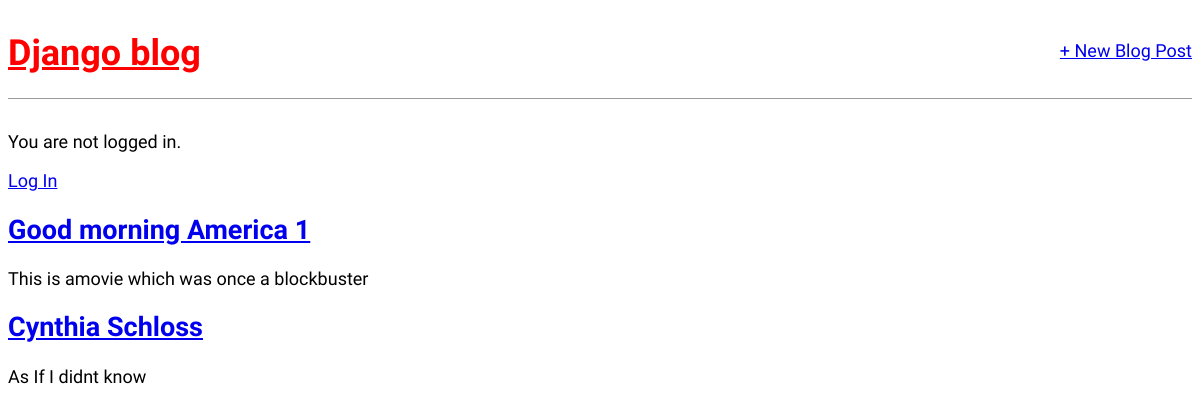
Before: / with the older database file.
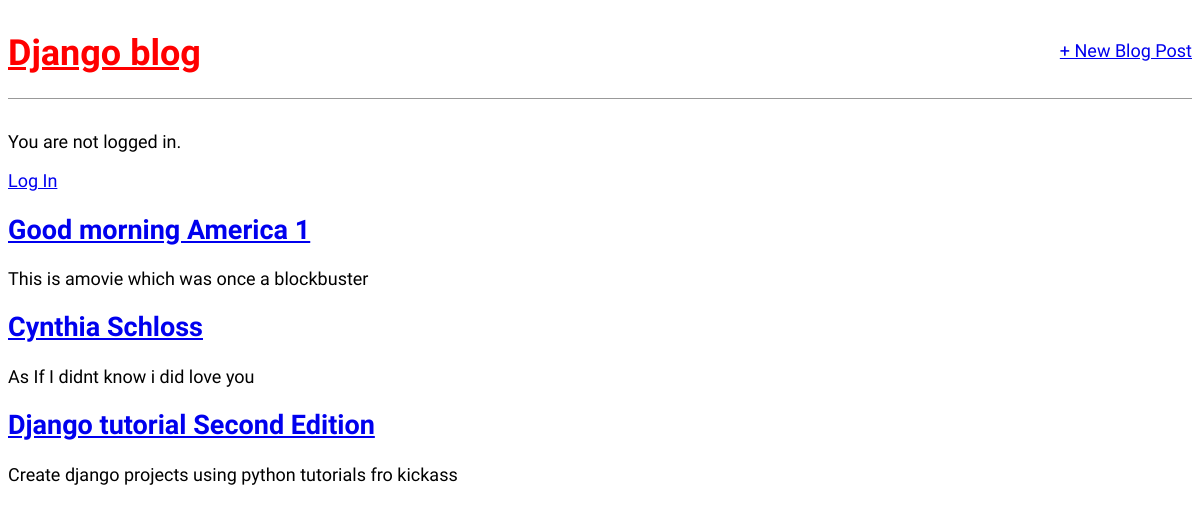
After: the same page with the newer database file.
### blog/models.py (models this page shows, shortened)
class Post(models.Model):
    title = models.CharField(max_length=255)
    author = models.ForeignKey(
        'auth.User',
        on_delete=models.CASCADE
    )
    body = models.TextField()

### blog/views.py (the view)
# urls.py: path('', BlogListView.as_view(), name='home'),
class BlogListView(ListView):
    model = Post
    template_name = 'home.html'

### templates/home.html (shortened to what this page needs)
{% extends 'base.html' %}
{% block content %}
    {% for post in object_list %}
        <div class="post_entry">
            <h2><a href="{% url 'post_detail' post.pk %}">{{post.title}}</a></h2>
            <p>{{post.body}}</p>
        </div>
    {% endfor %}
{% endblock content %}

### templates/base.html (shortened to what this page needs)
{% load static %}
<html>
    <head>
        <link href="{% static 'css/base.css' %}" rel="stylesheet">
    </head>
    <body>
        <header>
            <div class="nav-left">
                <h1>
                    <a href="{% url 'home' %}">Django blog</a>
                </h1>
            </div>
            <div class="nav-right">
                <a href="{% url 'post_new' %}">+ New Blog Post</a>
            </div>
        </header>
            {% if user.is_authenticated %}
                <p>Hi {{ user.username }}!</p>
            {% else %}
                <p>You are not logged in.</p>
                <a href="{% url 'login' %}">Log In</a>
            {% endif %}
        <div>
            {% block content %}
            {% endblock content %}
        </div>
    </body>
</html>

### static/css/base.css (style rules this page uses)
header h1 a { color: red; }
header { border-bottom: 1px solid #999; margin-bottom: 2rem; display: flex; }
body { font-family: 'Source Sans Pro', sans-serif; font-size: 18px; }
.nav-left { margin-right: auto; }
.nav-right { display: flex; padding-top: 2rem; }

Changed rows visible on the page:
changed Post "Cynthia Schloss": body "As If I didnt know" → "As If I didnt know i did love you"
added Post: title "Django tutorial Second Edition", body "Create django projects using python tutorials fro kickass"
